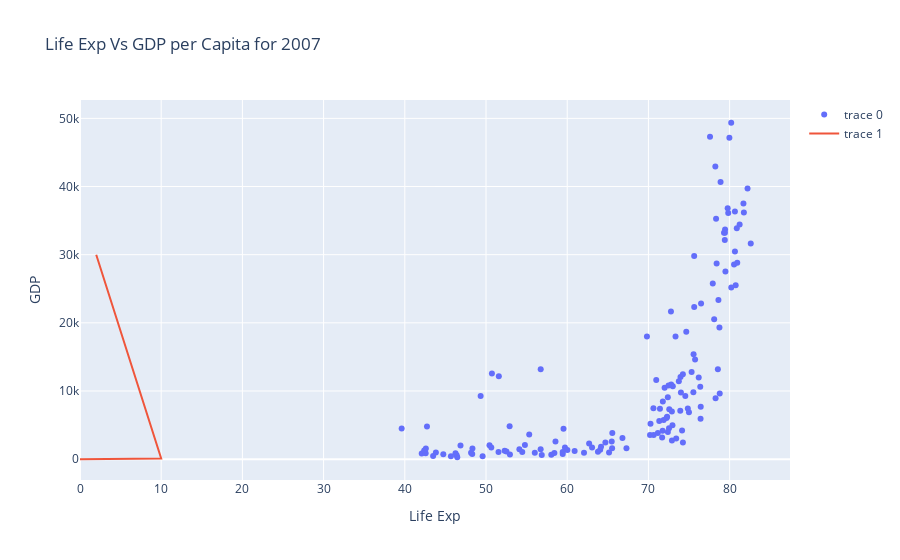

Notebook cell for this chart:
### Code cell
trace1 = go.Scatter(x=temp_df['lifeExp'],y=temp_df['gdpPercap'],mode='markers')
trace2 = go.Scatter(x=[0,10,2],y=[0,90,30000],mode='lines')

data = [trace1,trace2]
layout = go.Layout(title='Life Exp Vs GDP per Capita for 2007', xaxis={'title':'Life Exp'},yaxis={'title':'GDP'})

fig = go.Figure(data,layout)

fig.show()

### Figure 1 — Plotly figure (JSON) as saved in the notebook; plotly's stock layout.template omitted (floating-point values rounded to 4 significant figures; data arrays with more than 128 entries replaced by an {"elided": "..."} marker saying what was removed)
{"data": [{"mode": "markers", "type": "scatter", "x": {"elided": "142 float values"}, "y": {"elided": "142 float values"}}, {"mode": "lines", "type": "scatter", "x": [0, 10, 2], "y": [0, 90, 30000]}], "layout": {"title": {"text": "Life Exp Vs GDP per Capita for 2007"}, "xaxis": {"title": {"text": "Life Exp"}}, "yaxis": {"title": {"text": "GDP"}}}}
